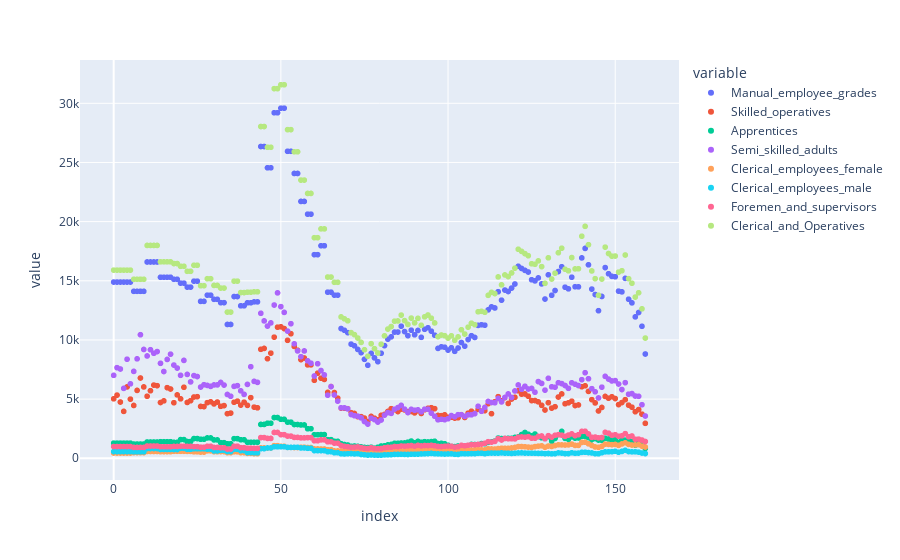

The notebook cell saved with this chart:
### Code cell
df[["Manual_employee_grades", "Skilled_operatives","Apprentices","Semi_skilled_adults","Clerical_employees_female","Clerical_employees_male","Foremen_and_supervisors","Clerical_and_Operatives"]].plot(kind='scatter')

### Figure 1 — Plotly figure (JSON) as saved in the notebook; plotly's stock layout.template omitted (floating-point values rounded to 4 significant figures; data arrays with more than 128 entries replaced by an {"elided": "..."} marker saying what was removed)
{"data": [{"hovertemplate": "variable=Manual_employee_grades<br>index=%{x}<br>value=%{y}<extra></extra>", "legendgroup": "Manual_employee_grades", "marker": {"color": "#636efa", "symbol": "circle"}, "mode": "markers", "name": "Manual_employee_grades", "showlegend": true, "type": "scattergl", "x": {"elided": "160 int values"}, "xaxis": "x", "y": {"elided": "160 int values"}, "yaxis": "y"}, {"hovertemplate": "variable=Skilled_operatives<br>index=%{x}<br>value=%{y}<extra></extra>", "legendgroup": "Skilled_operatives", "marker": {"color": "#EF553B", "symbol": "circle"}, "mode": "markers", "name": "Skilled_operatives", "showlegend": true, "type": "scattergl", "x": {"elided": "160 int values"}, "xaxis": "x", "y": {"elided": "160 int values"}, "yaxis": "y"}, {"hovertemplate": "variable=Apprentices<br>index=%{x}<br>value=%{y}<extra></extra>", "legendgroup": "Apprentices", "marker": {"color": "#00cc96", "symbol": "circle"}, "mode": "markers", "name": "Apprentices", "showlegend": true, "type": "scattergl", "x": {"elided": "160 int values"}, "xaxis": "x", "y": {"elided": "160 int values"}, "yaxis": "y"}, {"hovertemplate": "variable=Semi_skilled_adults<br>index=%{x}<br>value=%{y}<extra></extra>", "legendgroup": "Semi_skilled_adults", "marker": {"color": "#ab63fa", "symbol": "circle"}, "mode": "markers", "name": "Semi_skilled_adults", "showlegend": true, "type": "scattergl", "x": {"elided": "160 int values"}, "xaxis": "x", "y": {"elided": "160 int values"}, "yaxis": "y"}, {"hovertemplate": "variable=Clerical_employees_female<br>index=%{x}<br>value=%{y}<extra></extra>", "legendgroup": "Clerical_employees_female", "marker": {"color": "#FFA15A", "symbol": "circle"}, "mode": "markers", "name": "Clerical_employees_female", "showlegend": true, "type": "scattergl", "x": {"elided": "160 int values"}, "xaxis": "x", "y": {"elided": "160 int values"}, "yaxis": "y"}, {"hovertemplate": "variable=Clerical_employees_male<br>index=%{x}<br>value=%{y}<extra></extra>", "legendgroup": "Clerical_employees_male", "marker": {"color": "#19d3f3", "symbol": "circle"}, "mode": "markers", "name": "Clerical_employees_male", "showlegend": true, "type": "scattergl", "x": {"elided": "160 int values"}, "xaxis": "x", "y": {"elided": "160 int values"}, "yaxis": "y"}, {"hovertemplate": "variable=Foremen_and_supervisors<br>index=%{x}<br>value=%{y}<extra></extra>", "legendgroup": "Foremen_and_supervisors", "marker": {"color": "#FF6692", "symbol": "circle"}, "mode": "markers", "name": "Foremen_and_supervisors", "showlegend": true, "type": "scattergl", "x": {"elided": "160 int values"}, "xaxis": "x", "y": {"elided": "160 int values"}, "yaxis": "y"}, {"hovertemplate": "variable=Clerical_and_Operatives<br>index=%{x}<br>value=%{y}<extra></extra>", "legendgroup": "Clerical_and_Operatives", "marker": {"color": "#B6E880", "symbol": "circle"}, "mode": "markers", "name": "Clerical_and_Operatives", "showlegend": true, "type": "scattergl", "x": {"elided": "160 int values"}, "xaxis": "x", "y": {"elided": "160 int values"}, "yaxis": "y"}], "layout": {"legend": {"title": {"text": "variable"}, "tracegroupgap": 0}, "margin": {"t": 60}, "xaxis": {"anchor": "y", "domain": [0, 1], "title": {"text": "index"}}, "yaxis": {"anchor": "x", "domain": [0, 1], "title": {"text": "value"}}}}
